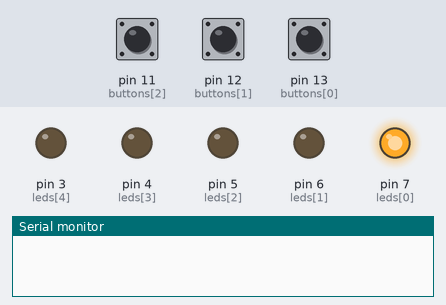
Bench run of a sketch on a simulated Arduino Uno, built with avr-gcc and run on an emulated ATmega328P. Parts: output pins drawn as LEDs (lit = HIGH), the last lines printed to the serial monitor. Inputs (shaded band) come from the test bench; at power-on: pin 12 (buttons[1]) LOW, pin 13 (buttons[0]) LOW, pin 11 (buttons[2]) LOW.

Above: at 1.2 s.
1.3 s: pin 12 (buttons[1]) pulled HIGH for 0.25 s
At 1.5 s:
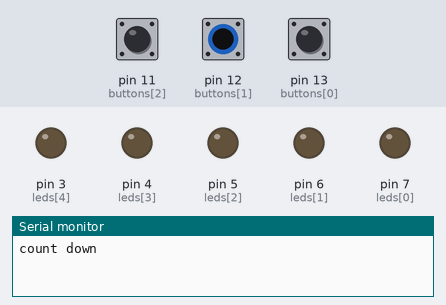
3.1 s: pin 13 (buttons[0]) pulled HIGH for 0.25 s
At 3.5 s:
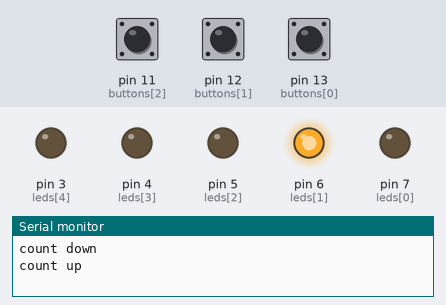
4.8 s: pin 13 (buttons[0]) pulled HIGH for 1 s
At 6.0 s:
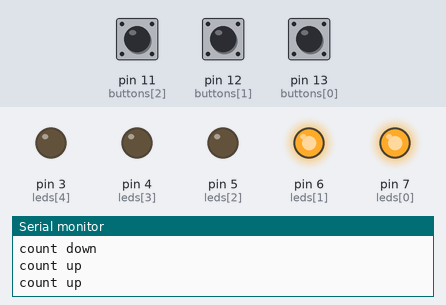
7.3 s: pin 13 (buttons[0]) pulled HIGH for 0.25 s
At 8.0 s:
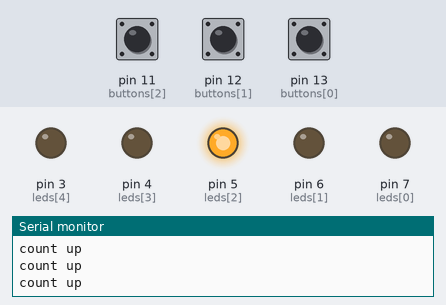
9.0 s: pin 13 (buttons[0]) pulled HIGH for 3.2 s
At 10.4 s:
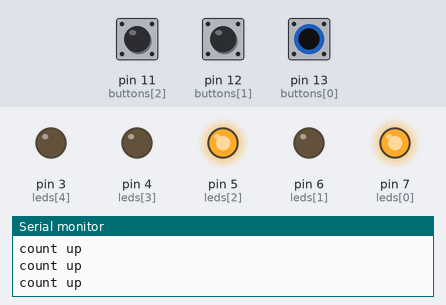
13.7 s: pin 11 (buttons[2]) pulled HIGH for 0.25 s
At 14.1 s:
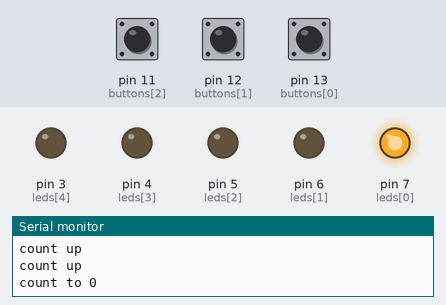
Timing chart, 0 to 16.4 s (numbered marks = the images above; inputs shaded):
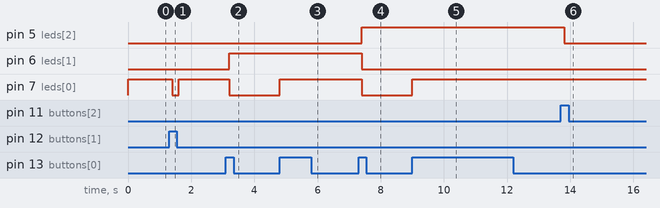

Measured:
- after the input at 1.3 s, pin 7 (leds[0]): HIGH → LOW after 0.10 s, → HIGH 0.20 s later
- after the input at 3.1 s, pin 6 (leds[1]): LOW → HIGH after 0.10 s; pin 7 (leds[0]): HIGH → LOW after 0.10 s
- after the input at 4.8 s, pin 7 (leds[0]): LOW → HIGH at once
- after the input at 7.3 s, pin 5 (leds[2]): LOW → HIGH after 0.10 s; pin 6 (leds[1]), pin 7 (leds[0]): HIGH → LOW after 0.10 s
- after the input at 9.0 s, pin 7 (leds[0]): LOW → HIGH at once
- after the input at 13.7 s, pin 5 (leds[2]): HIGH → LOW after 0.10 s

The sketch:

Lab4-PartB-Q8.ino
```cpp
int buttons[3] = {13, 12, 11};
int leds[5] = {7, 6, 5, 4, 3};
int buttonStates[3] = {0, 0, 0};
int previousStates[3] = {0, 0, 0};
int arr[5];
// default count this program will go up to is 6
byte count = 1;

int prevButtonState = LOW;

void setup() {
  for(int i = 0; i < 3; i++)
  {
    pinMode(buttons[i], INPUT);
  }
  for(int i = 0; i < 5; i++)
  {
    pinMode(leds[i], OUTPUT);
  }
  Serial.begin(9600);
}

void loop() {
  buttonStates[0] = digitalRead(buttons[0]);
  buttonStates[1] = digitalRead(buttons[1]);
  buttonStates[2] = digitalRead(buttons[2]);

  // if a button is pressed it'll add 1 to the count or remove one or reset it to 0
  if(buttonStates[0] != previousStates[0])
  {
    previousStates[0] = buttonStates[0];
    if(buttonStates[0] == HIGH)
    {
      Serial.println("count up");
      turnOff();
      count++;
    }
  }
  if(buttonStates[1] != previousStates[1])
  {
    previousStates[1] = buttonStates[1];
    if(buttonStates[1] == HIGH)
    {
      Serial.println("count down");
      turnOff();
      count--;
    }
  }
  if(buttonStates[2] != previousStates[2])
  {
    previousStates[2] = buttonStates[2];
    if(buttonStates[2] == HIGH)
    {
      Serial.println("count to 0");
      turnOff();
      count = 1;
    }
  }
  // send the count to the method to light up the binary equivalent of the number
  decimalToBinary(count);
  delay(200);
  if(count < 1) count = 1;
  if(count > 5) count = 5;
}

// read the byte, if it's 1 light up the led
void decimalToBinary(byte number)
{
  for(int i = 0; i < 4; i++)
  {
    if(bitRead(number, i) == 1)
    {
      digitalWrite(leds[i], HIGH);
    } else {
      digitalWrite(leds[i], LOW);
    }
  }
}

void turnOff()
{
  for(int i = 0; i < 5; i++)
  {
    digitalWrite(leds[i], LOW);
  }
}
```
